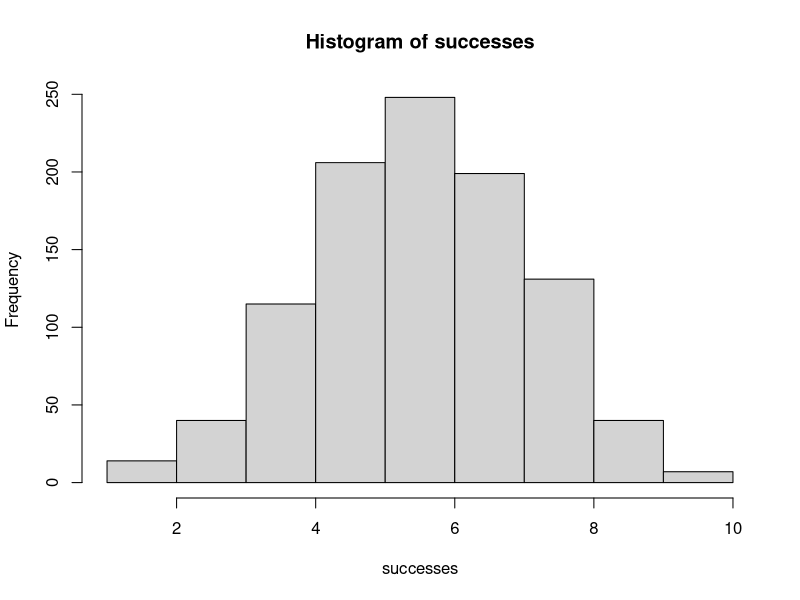
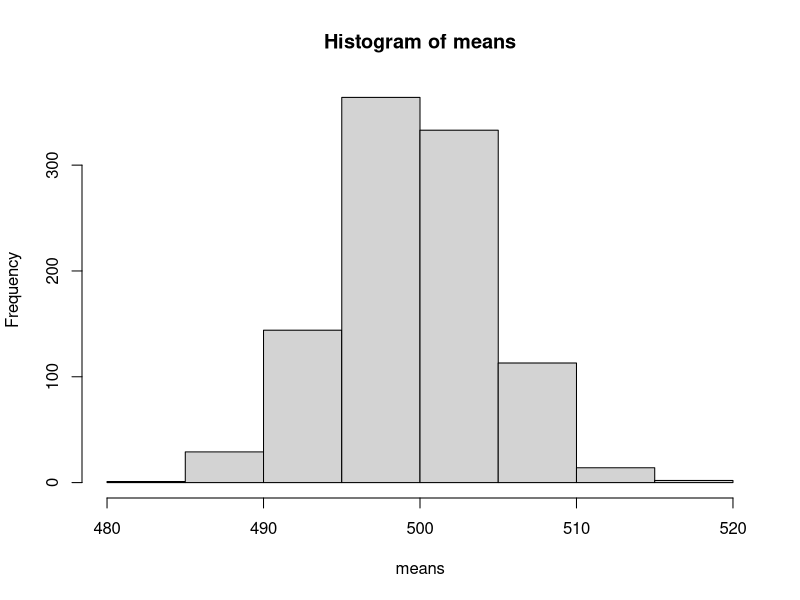

Here is the R script that generated these plots, in order:
## ---- chunk 1
pbinom(6, size = 10, prob = 0.6)
## ---- chunk 2
pbinom(3, size = 10, prob = 0.6, lower.tail = FALSE)

# cross check
1 - pbinom(3, size = 10, prob = 0.6)
## ---- chunk 3
sum(dbinom(7:9, size = 10, prob = 0.6))

# cross check
pbinom(9, size = 10, prob = 0.6) - pbinom(6, size = 10, prob = 0.6)
## ---- chunk 4
qbinom(p = 0.5, size = 10, prob = 0.5)
## ---- chunk 5
successes <- rbinom(n = 1000, size = 10, prob = 0.6)
## ---- chunk 6
var(successes)
## ---- chunk 7
10 * 0.6 * (1 - 0.6)
## ---- chunk 8
hist(successes)
## ---- chunk 9
pnorm(550, mean = 500, sd = 50, lower.tail = FALSE)

# cross check
1 - pnorm(550, mean = 500, sd = 50)
## ---- chunk 10
pnorm(450, mean = 500, sd = 50)
## ---- chunk 11
pnorm(550, mean = 500, sd = 50) - pnorm(450, mean = 500, sd = 50)
## ---- chunk 12
pnorm(550, mean = 500, sd = 50) - pnorm(450, mean = 500, sd = 50)
## ---- chunk 13
qnorm(p = 0.8, mean = 500, sd = 50)
## ---- chunk 14
# Prob(X > q) = 0.30 is equivalent to Prob(X < q) = 0.70

qnorm(p = 0.7, mean = 500, sd = 50)
## ---- chunk 15
# Prob(q1 < X < q2) = 0.95 is equivalent to Prob(q1 < X) = 0.025 and Prob(q2 > X) = 0.025, with the latter equivalent to Prob(q2 < X) = 0.975

qnorm(p = 0.025, mean = 500, sd = 50)
qnorm(p = 0.975, mean = 500, sd = 50)
## ---- chunk 16
means <- rep(NA, 1000)
for(i in 1:1000){
  means[i] <- mean(rnorm(100, mean=500, sd=50))
}
## ---- chunk 17
mean(means)
## ---- chunk 18
sd(means)

# analytical SE
50 / sqrt(100)
## ---- chunk 19
hist(means)
